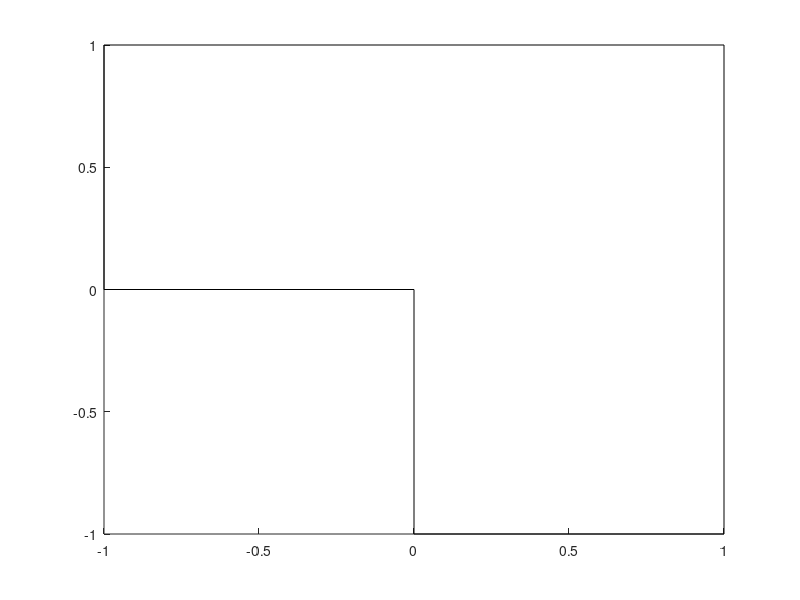

This chart was generated by the following MATLAB code:
%ellx   outlines L-shaped domain
%   IFISS scriptfile: DJS; 28 February 2005. 
% Copyright (c) 2005 D.J. Silvester, H.C. Elman, A. Ramage 
hold on
plot([0,0],[0,-1],'-k');
plot([0,1],[-1,-1],'-k');
plot([1,1],[-1,1],'-k');
plot([1,-1],[1,1],'-k');
plot([-1,-1],[1,0],'-k');
plot([-1,0],[0,0],'-k');
hold off